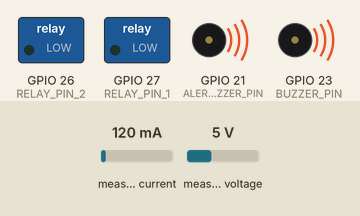
Bench run of a sketch on a simulated ESP32. Shown: switched loads named in the sketch (green lamp = pin HIGH), buzzer (waves = sounding, pin HIGH). Inputs (shaded band) come from the test bench; at power-on: measured current 120 mA, measured voltage 5 V. WiFi joins after 1.5 s; servers stay silent unless stated; the local clock reads 2024-03-15 10:24:30 at power-on unless the sketch sets it; what the sketch prints to the serial monitor is not drawn.

Above: at 0.1 s.
At 1.7 s:
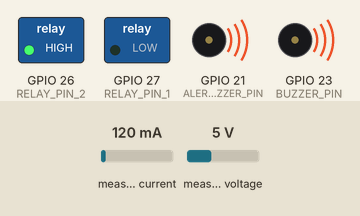
Timing chart, 0 to 3.2 s (numbered marks = the images above):
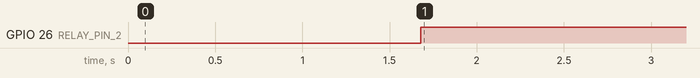

The sketch:

ESP32_Smart_Voltage_Monitor.ino
```cpp
// ไลบรารีที่จำเป็น
#include <WiFi.h>
#include <WiFiManager.h>
#include <HTTPClient.h>
#include <Firebase_ESP_Client.h>
#include "addons/TokenHelper.h"
#include <PZEM004Tv30.h>
#include <ArduinoJson.h>

// =============== ค่าคงที่สำหรับการตั้งค่า Firebase ===============
#define DATABASE_URL_API ""
#define API_KEY ""
#define DATABASE_URL ""
#define DEVICE_ID "Smart_Monitor_001"

// =============== การกำหนดขา GPIO ===============
// ขาสำหรับรีเลย์และบัซเซอร์
#define RELAY_PIN_1 27        // รีเลย์ตัวที่ 1
#define RELAY_PIN_2 26        // รีเลย์ตัวที่ 2
#define BUZZER_PIN 23        // บัซเซอร์หลัก
#define ALERT_BUZZER_PIN 21  // บัซเซอร์สำหรับแจ้งเตือน
#define BOOT_BUTTON_PIN 0    // ปุ่ม BOOT สำหรับรีเซ็ต WiFi

// ขาสำหรับ PZEM-004T
#define RX_PIN 16
#define TX_PIN 17

// =============== ตัวแปรสำหรับ Firebase ===============
FirebaseData fbdo;
FirebaseAuth auth;
FirebaseConfig config;
bool signupOK = false;

// =============== ตัวแปรสำหรับการวัดค่าไฟฟ้า ===============
PZEM004Tv30 pzem(Serial2, RX_PIN, TX_PIN);
float voltage = 0.0, lastVoltage = -1.0;
float current = 0.0, lastCurrent = -1.0;
bool lastLeakageStatus = false;

// =============== ตัวแปรสำหรับการจัดการเวลา ===============
unsigned long sendDataPrevMillis = 0;
const long sendDataIntervalMillis = 1000;  // ส่งข้อมูลทุก 1 วินาที

// =============== ฟังก์ชันสำหรับการจัดการเวลา ===============
void configTimeForNTP() {
    configTime(7 * 3600, 0, "pool.ntp.org", "time.nist.gov");  // ตั้งค่าเวลาโซน +7 (ประเทศไทย)
}

void getCurrentDateTime(String &date, String &time) {
    struct tm timeinfo;
    if (!getLocalTime(&timeinfo)) {
        Serial.println("ไม่สามารถรับข้อมูลเวลาได้");
        return;
    }
    // จัดรูปแบบวันที่และเวลา
    date = String(timeinfo.tm_year + 1900) + "-" + String(timeinfo.tm_mon + 1) + "-" + String(timeinfo.tm_mday);
    time = String(timeinfo.tm_hour) + ":" + String(timeinfo.tm_min) + ":" + String(timeinfo.tm_sec);
}

// =============== ฟังก์ชันตรวจสอบการรีเซ็ต WiFi ===============
void checkButtonForWiFiReset() {
    static unsigned long buttonPressStart = 0;
    static bool buttonHeld = false;

    if (digitalRead(BOOT_BUTTON_PIN) == LOW) {
        if (!buttonHeld) {
            buttonPressStart = millis();
            buttonHeld = true;
        } else if (millis() - buttonPressStart >= 3000) {  // กดค้าง 3 วินาที
            Serial.println("กำลังรีเซ็ตการตั้งค่า WiFi...");
            WiFiManager wifiManager;
            wifiManager.resetSettings();
            ESP.restart();
        }
    } else {
        buttonHeld = false;
    }
}

// =============== ฟังก์ชัน Setup ===============
void setup() {
    Serial.begin(115200);
    Serial.println("เริ่มต้นระบบ...");

    // ตั้งค่าขา GPIO
    pinMode(BUZZER_PIN, OUTPUT);
    pinMode(ALERT_BUZZER_PIN, OUTPUT);
    pinMode(BOOT_BUTTON_PIN, INPUT);
    pinMode(RELAY_PIN_1, OUTPUT);
    pinMode(RELAY_PIN_2, OUTPUT);

    // ตั้งค่าสถานะเริ่มต้น
    digitalWrite(BUZZER_PIN, HIGH);
    digitalWrite(ALERT_BUZZER_PIN, HIGH);

    // เชื่อมต่อ WiFi
    WiFiManager wifiManager;
    wifiManager.autoConnect("ESP32_AP");
    Serial.println("เชื่อมต่อ WiFi สำเร็จ");

    // ตั้งค่าเวลา
    configTimeForNTP();

    // ตั้งค่า Firebase
    config.api_key = API_KEY;
    config.database_url = DATABASE_URL;
    config.token_status_callback = tokenStatusCallback;

    // ลงทะเบียน Firebase
    if (Firebase.signUp(&config, &auth, "", "")) {
        Serial.println("ลงทะเบียน Firebase สำเร็จ");
        signupOK = true;
    } else {
        Serial.printf("ลงทะเบียน Firebase ไม่สำเร็จ: %s\n", config.signer.signupError.message.c_str());
    }

    Firebase.begin(&config, &auth);
    Firebase.reconnectWiFi(true);

    // ส่ง Device ID ไปยัง Firebase
    if (Firebase.RTDB.setString(&fbdo, "/Devices/" DEVICE_ID "/ID", DEVICE_ID)) {
        Serial.println("ส่ง Device ID สำเร็จ");
    } else {
        Serial.printf("ส่ง Device ID ไม่สำเร็จ: %s\n", fbdo.errorReason().c_str());
    }
}

// =============== ฟังก์ชัน Loop ===============
void loop() {
    unsigned long currentMillis = millis();

    // ตรวจสอบปุ่มรีเซ็ต WiFi
    checkButtonForWiFiReset();

    // อ่านค่าไฟฟ้า
    voltage = pzem.voltage();
    current = pzem.current();

    // ตรวจสอบค่าที่วัดได้
    if (isnan(voltage) || voltage <= 0) voltage = 0.0;
    if (isnan(current) || current <= 0) current = 0.0;

    // ตรวจสอบสถานะการรั่วไหล
    bool leakageStatus = (voltage >= 80.0 || current >= 5.0);

    // ควบคุมรีเลย์
    digitalWrite(RELAY_PIN_2, leakageStatus ? HIGH : LOW);
    digitalWrite(RELAY_PIN_1, leakageStatus ? LOW : HIGH);

    // ส่งข้อมูลไปยัง Firebase
    if (Firebase.ready() && signupOK && (currentMillis - sendDataPrevMillis >= sendDataIntervalMillis)) {
        sendDataPrevMillis = currentMillis;

        // รับข้อมูลวันที่และเวลา
        String date, time;
        getCurrentDateTime(date, time);

        // ส่งข้อมูลไปยัง Firebase
        Firebase.RTDB.setString(&fbdo, "/Devices/" DEVICE_ID "/Data/Date", date);
        Firebase.RTDB.setString(&fbdo, "/Devices/" DEVICE_ID "/Data/Time", time);
        Firebase.RTDB.setFloat(&fbdo, "/Devices/" DEVICE_ID "/Data/leakageCurrent", leakageStatus ? 1 : 0);
        Firebase.RTDB.setFloat(&fbdo, "/Devices/" DEVICE_ID "/Data/Voltage", voltage);
        Firebase.RTDB.setFloat(&fbdo, "/Devices/" DEVICE_ID "/Data/Current", current);
    }

    // ตรวจสอบข้อมูลจาก Firebase
    HTTPClient http;
    http.begin(DATABASE_URL_API);
    int httpCode = http.GET();

    if (httpCode > 0) {
        String payload = http.getString();
        Serial.println("อ่านข้อมูลจาก Firebase สำเร็จ");

        // แปลงข้อมูล JSON
        DynamicJsonDocument doc(1024);
        deserializeJson(doc, payload);
        int personDetected = doc["person_detected"];

        // ควบคุมบัซเซอร์เมื่อตรวจพบคนและมีไฟฟ้ารั่ว
        if (personDetected == 1 && leakageStatus) {
            digitalWrite(BUZZER_PIN, LOW);
            digitalWrite(ALERT_BUZZER_PIN, LOW);
        } else {
            digitalWrite(BUZZER_PIN, HIGH);
            digitalWrite(ALERT_BUZZER_PIN, HIGH);
        }
    } else {
        Serial.printf("ไม่สามารถรับข้อมูลจาก Firebase: %s\n", http.errorToString(httpCode).c_str());
    }

    http.end();

    // แสดงข้อมูลที่ Serial Monitor
    Serial.printf("แรงดันไฟฟ้า: %.2f V, กระแสไฟฟ้า: %.2f A, สถานะการรั่ว: %s\n",
                  voltage, current, leakageStatus ? "มีการรั่วไหล" : "ปกติ");

    delay(500);
}
```

Measured:
- by itself, GPIO 26 (RELAY_PIN_2): LOW → HIGH at 1.7 s
